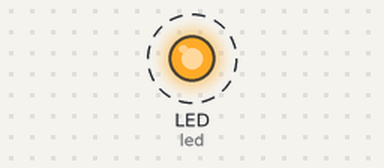
Simulated run of this program. Board: CircuitPython board. On the bench: output pins drawn as LEDs (lit = HIGH). Dashed ring = blinking.

Above: at 0.2 s.
Timing chart, 0 to 3.5 s (numbered marks = the images above):
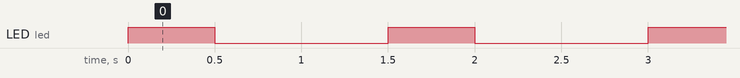

Measured:
- by itself, LED (led): alternates HIGH for 0.50 s and LOW for 1.0 s

The program:

01_blink.py
```python
"""
Example for Pi Pico W. Blink the built-in LED
"""
import time
import board
import digitalio

led = digitalio.DigitalInOut(board.LED)
led.direction = digitalio.Direction.OUTPUT

while True:
    led.value = True
    time.sleep(0.5)
    led.value = False
    time.sleep(1)
```
